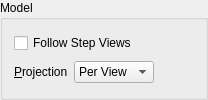
        <widget class="QGroupBox" name="groupBox_6">
         <property name="title">
          <string>Model</string>
         </property>
         <layout class="QGridLayout" name="gridLayout_3">
          <item row="0" column="0" colspan="2">
           <widget class="QCheckBox" name="FollowStepViewsCheckBox">
            <property name="toolTip">
             <string>Turn the view to each step's view rotation (MLCAD ROTSTEP) when changing steps.</string>
            </property>
            <property name="text">
             <string>Follow Step Views</string>
            </property>
           </widget>
          </item>
          <item row="1" column="0">
           <widget class="QLabel" name="ProjectionScopeLabel">
            <property name="toolTip">
             <string>Choose whether a projection change applies to the active view only or to all model views.</string>
            </property>
            <property name="buddy">
             <cstring>ProjectionScopeCombo</cstring>
            </property>
            <property name="text">
             <string>&amp;Projection</string>
            </property>
           </widget>
          </item>
          <item row="1" column="1">
           <widget class="QComboBox" name="ProjectionScopeCombo">
            <property name="accessibleName">
             <string>Projection Scope</string>
            </property>
            <property name="toolTip">
             <string>Choose whether a projection change applies to the active view only or to all model views, new views always open with the last chosen projection.</string>
            </property>
            <item>
             <property name="text">
              <string>Per View</string>
             </property>
            </item>
            <item>
             <property name="text">
              <string>All Views</string>
             </property>
            </item>
           </widget>
          </item>
          <item row="0" column="2">
           <spacer name="horizontalSpacer_7">
            <property name="orientation">
             <enum>Qt::Horizontal</enum>
            </property>
            <property name="sizeHint" stdset="0">
             <size>
              <width>40</width>
              <height>20</height>
             </size>
            </property>
           </spacer>
          </item>
         </layout>
        </widget>
